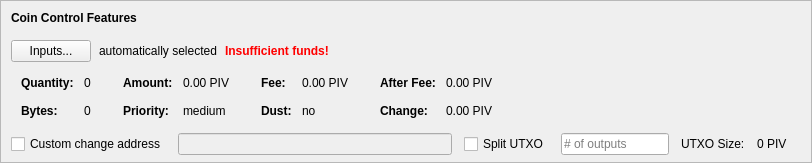
    <widget class="QFrame" name="frameCoinControl">
     <property name="sizePolicy">
      <sizepolicy hsizetype="Expanding" vsizetype="Expanding">
       <horstretch>0</horstretch>
       <verstretch>0</verstretch>
      </sizepolicy>
     </property>
     <property name="maximumSize">
      <size>
       <width>16777215</width>
       <height>16777215</height>
      </size>
     </property>
     <property name="frameShape">
      <enum>QFrame::StyledPanel</enum>
     </property>
     <property name="frameShadow">
      <enum>QFrame::Sunken</enum>
     </property>
     <layout class="QVBoxLayout" name="verticalLayoutCoinControl2">
      <property name="spacing">
       <number>0</number>
      </property>
      <property name="leftMargin">
       <number>0</number>
      </property>
      <property name="topMargin">
       <number>0</number>
      </property>
      <property name="rightMargin">
       <number>0</number>
      </property>
      <property name="bottomMargin">
       <number>6</number>
      </property>
      <item>
       <layout class="QVBoxLayout" name="verticalLayoutCoinControl" stretch="0,0,0,0,1">
        <property name="spacing">
         <number>0</number>
        </property>
        <property name="leftMargin">
         <number>10</number>
        </property>
        <property name="topMargin">
         <number>10</number>
        </property>
        <item>
         <layout class="QHBoxLayout" name="horizontalLayoutCoinControl1">
          <property name="bottomMargin">
           <number>15</number>
          </property>
          <item>
           <widget class="QLabel" name="labelCoinControlFeatures">
            <property name="sizePolicy">
             <sizepolicy hsizetype="Preferred" vsizetype="Maximum">
              <horstretch>0</horstretch>
              <verstretch>0</verstretch>
             </sizepolicy>
            </property>
            <property name="font">
             <font>
              <weight>75</weight>
              <bold>true</bold>
             </font>
            </property>
            <property name="styleSheet">
             <string notr="true">font-weight:bold;</string>
            </property>
            <property name="text">
             <string>Coin Control Features</string>
            </property>
           </widget>
          </item>
         </layout>
        </item>
        <item>
         <layout class="QHBoxLayout" name="horizontalLayoutCoinControl2" stretch="0,0,0,0">
          <property name="spacing">
           <number>8</number>
          </property>
          <property name="bottomMargin">
           <number>10</number>
          </property>
          <item>
           <widget class="QPushButton" name="pushButtonCoinControl">
            <property name="styleSheet">
             <string notr="true"/>
            </property>
            <property name="text">
             <string>Inputs...</string>
            </property>
            <property name="autoDefault">
             <bool>false</bool>
            </property>
           </widget>
          </item>
          <item>
           <widget class="QLabel" name="labelCoinControlAutomaticallySelected">
            <property name="text">
             <string>automatically selected</string>
            </property>
            <property name="margin">
             <number>5</number>
            </property>
           </widget>
          </item>
          <item>
           <widget class="QLabel" name="labelCoinControlInsuffFunds">
            <property name="font">
             <font>
              <weight>75</weight>
              <bold>true</bold>
             </font>
            </property>
            <property name="styleSheet">
             <string notr="true">color:red;font-weight:bold;</string>
            </property>
            <property name="text">
             <string>Insufficient funds!</string>
            </property>
            <property name="margin">
             <number>5</number>
            </property>
           </widget>
          </item>
          <item>
           <spacer name="horizontalSpacerCoinControl">
            <property name="orientation">
             <enum>Qt::Horizontal</enum>
            </property>
            <property name="sizeHint" stdset="0">
             <size>
              <width>40</width>
              <height>1</height>
             </size>
            </property>
           </spacer>
          </item>
         </layout>
        </item>
        <item>
         <widget class="QWidget" name="widgetCoinControl" native="true">
          <property name="sizePolicy">
           <sizepolicy hsizetype="Preferred" vsizetype="Preferred">
            <horstretch>0</horstretch>
            <verstretch>0</verstretch>
           </sizepolicy>
          </property>
          <property name="minimumSize">
           <size>
            <width>0</width>
            <height>0</height>
           </size>
          </property>
          <property name="styleSheet">
           <string notr="true"/>
          </property>
          <layout class="QHBoxLayout" name="horizontalLayoutCoinControl5">
           <property name="leftMargin">
            <number>0</number>
           </property>
           <property name="topMargin">
            <number>0</number>
           </property>
           <property name="rightMargin">
            <number>0</number>
           </property>
           <property name="bottomMargin">
            <number>0</number>
           </property>
           <item>
            <layout class="QHBoxLayout" name="horizontalLayoutCoinControl3" stretch="0,0,0,1">
             <property name="spacing">
              <number>20</number>
             </property>
             <property name="topMargin">
              <number>0</number>
             </property>
             <property name="bottomMargin">
              <number>10</number>
             </property>
             <item>
              <layout class="QFormLayout" name="formLayoutCoinControl1">
               <property name="horizontalSpacing">
                <number>10</number>
               </property>
               <property name="verticalSpacing">
                <number>14</number>
               </property>
               <property name="leftMargin">
                <number>10</number>
               </property>
               <property name="topMargin">
                <number>4</number>
               </property>
               <property name="rightMargin">
                <number>6</number>
               </property>
               <item row="0" column="0">
                <widget class="QLabel" name="labelCoinControlQuantityText">
                 <property name="font">
                  <font>
                   <weight>75</weight>
                   <bold>true</bold>
                  </font>
                 </property>
                 <property name="text">
                  <string>Quantity:</string>
                 </property>
                 <property name="margin">
                  <number>0</number>
                 </property>
                </widget>
               </item>
               <item row="0" column="1">
                <widget class="QLabel" name="labelCoinControlQuantity">
                 <property name="cursor">
                  <cursorShape>IBeamCursor</cursorShape>
                 </property>
                 <property name="contextMenuPolicy">
                  <enum>Qt::ActionsContextMenu</enum>
                 </property>
                 <property name="text">
                  <string notr="true">0</string>
                 </property>
                 <property name="margin">
                  <number>0</number>
                 </property>
                 <property name="textInteractionFlags">
                  <set>Qt::LinksAccessibleByMouse|Qt::TextSelectableByKeyboard|Qt::TextSelectableByMouse</set>
                 </property>
                </widget>
               </item>
               <item row="1" column="0">
                <widget class="QLabel" name="labelCoinControlBytesText">
                 <property name="font">
                  <font>
                   <weight>75</weight>
                   <bold>true</bold>
                  </font>
                 </property>
                 <property name="text">
                  <string>Bytes:</string>
                 </property>
                </widget>
               </item>
               <item row="1" column="1">
                <widget class="QLabel" name="labelCoinControlBytes">
                 <property name="cursor">
                  <cursorShape>IBeamCursor</cursorShape>
                 </property>
                 <property name="contextMenuPolicy">
                  <enum>Qt::ActionsContextMenu</enum>
                 </property>
                 <property name="text">
                  <string notr="true">0</string>
                 </property>
                 <property name="textInteractionFlags">
                  <set>Qt::LinksAccessibleByMouse|Qt::TextSelectableByKeyboard|Qt::TextSelectableByMouse</set>
                 </property>
                </widget>
               </item>
              </layout>
             </item>
             <item>
              <layout class="QFormLayout" name="formLayoutCoinControl2">
               <property name="horizontalSpacing">
                <number>10</number>
               </property>
               <property name="verticalSpacing">
                <number>14</number>
               </property>
               <property name="leftMargin">
                <number>6</number>
               </property>
               <property name="topMargin">
                <number>4</number>
               </property>
               <property name="rightMargin">
                <number>6</number>
               </property>
               <item row="0" column="0">
                <widget class="QLabel" name="labelCoinControlAmountText">
                 <property name="font">
                  <font>
                   <weight>75</weight>
                   <bold>true</bold>
                  </font>
                 </property>
                 <property name="text">
                  <string>Amount:</string>
                 </property>
                 <property name="margin">
                  <number>0</number>
                 </property>
                </widget>
               </item>
               <item row="0" column="1">
                <widget class="QLabel" name="labelCoinControlAmount">
                 <property name="cursor">
                  <cursorShape>IBeamCursor</cursorShape>
                 </property>
                 <property name="contextMenuPolicy">
                  <enum>Qt::ActionsContextMenu</enum>
                 </property>
                 <property name="text">
                  <string notr="true">0.00 PIV</string>
                 </property>
                 <property name="textInteractionFlags">
                  <set>Qt::LinksAccessibleByMouse|Qt::TextSelectableByKeyboard|Qt::TextSelectableByMouse</set>
                 </property>
                </widget>
               </item>
               <item row="1" column="0">
                <widget class="QLabel" name="labelCoinControlPriorityText">
                 <property name="font">
                  <font>
                   <weight>75</weight>
                   <bold>true</bold>
                  </font>
                 </property>
                 <property name="text">
                  <string>Priority:</string>
                 </property>
                </widget>
               </item>
               <item row="1" column="1">
                <widget class="QLabel" name="labelCoinControlPriority">
                 <property name="cursor">
                  <cursorShape>IBeamCursor</cursorShape>
                 </property>
                 <property name="contextMenuPolicy">
                  <enum>Qt::ActionsContextMenu</enum>
                 </property>
                 <property name="text">
                  <string>medium</string>
                 </property>
                 <property name="textInteractionFlags">
                  <set>Qt::LinksAccessibleByMouse|Qt::TextSelectableByKeyboard|Qt::TextSelectableByMouse</set>
                 </property>
                </widget>
               </item>
              </layout>
             </item>
             <item>
              <layout class="QFormLayout" name="formLayoutCoinControl3">
               <property name="horizontalSpacing">
                <number>10</number>
               </property>
               <property name="verticalSpacing">
                <number>14</number>
               </property>
               <property name="leftMargin">
                <number>6</number>
               </property>
               <property name="topMargin">
                <number>4</number>
               </property>
               <property name="rightMargin">
                <number>6</number>
               </property>
               <item row="0" column="0">
                <widget class="QLabel" name="labelCoinControlFeeText">
                 <property name="font">
                  <font>
                   <weight>75</weight>
                   <bold>true</bold>
                  </font>
                 </property>
                 <property name="text">
                  <string>Fee:</string>
                 </property>
                 <property name="margin">
                  <number>0</number>
                 </property>
                </widget>
               </item>
               <item row="0" column="1">
                <widget class="QLabel" name="labelCoinControlFee">
                 <property name="cursor">
                  <cursorShape>IBeamCursor</cursorShape>
                 </property>
                 <property name="contextMenuPolicy">
                  <enum>Qt::ActionsContextMenu</enum>
                 </property>
                 <property name="text">
                  <string notr="true">0.00 PIV</string>
                 </property>
                 <property name="textInteractionFlags">
                  <set>Qt::LinksAccessibleByMouse|Qt::TextSelectableByKeyboard|Qt::TextSelectableByMouse</set>
                 </property>
                </widget>
               </item>
               <item row="1" column="0">
                <widget class="QLabel" name="labelCoinControlLowOutputText">
                 <property name="font">
                  <font>
                   <weight>75</weight>
                   <bold>true</bold>
                  </font>
                 </property>
                 <property name="text">
                  <string>Dust:</string>
                 </property>
                </widget>
               </item>
               <item row="1" column="1">
                <widget class="QLabel" name="labelCoinControlLowOutput">
                 <property name="cursor">
                  <cursorShape>IBeamCursor</cursorShape>
                 </property>
                 <property name="contextMenuPolicy">
                  <enum>Qt::ActionsContextMenu</enum>
                 </property>
                 <property name="text">
                  <string>no</string>
                 </property>
                 <property name="textInteractionFlags">
                  <set>Qt::LinksAccessibleByMouse|Qt::TextSelectableByKeyboard|Qt::TextSelectableByMouse</set>
                 </property>
                </widget>
               </item>
              </layout>
             </item>
             <item>
              <layout class="QFormLayout" name="formLayoutCoinControl4">
               <property name="horizontalSpacing">
                <number>10</number>
               </property>
               <property name="verticalSpacing">
                <number>14</number>
               </property>
               <property name="leftMargin">
                <number>6</number>
               </property>
               <property name="topMargin">
                <number>4</number>
               </property>
               <property name="rightMargin">
                <number>6</number>
               </property>
               <item row="0" column="0">
                <widget class="QLabel" name="labelCoinControlAfterFeeText">
                 <property name="font">
                  <font>
                   <weight>75</weight>
                   <bold>true</bold>
                  </font>
                 </property>
                 <property name="text">
                  <string>After Fee:</string>
                 </property>
                 <property name="margin">
                  <number>0</number>
                 </property>
                </widget>
               </item>
               <item row="0" column="1">
                <widget class="QLabel" name="labelCoinControlAfterFee">
                 <property name="cursor">
                  <cursorShape>IBeamCursor</cursorShape>
                 </property>
                 <property name="contextMenuPolicy">
                  <enum>Qt::ActionsContextMenu</enum>
                 </property>
                 <property name="text">
                  <string notr="true">0.00 PIV</string>
                 </property>
                 <property name="textInteractionFlags">
                  <set>Qt::LinksAccessibleByMouse|Qt::TextSelectableByKeyboard|Qt::TextSelectableByMouse</set>
                 </property>
                </widget>
               </item>
               <item row="1" column="0">
                <widget class="QLabel" name="labelCoinControlChangeText">
                 <property name="font">
                  <font>
                   <weight>75</weight>
                   <bold>true</bold>
                  </font>
                 </property>
                 <property name="text">
                  <string>Change:</string>
                 </property>
                </widget>
               </item>
               <item row="1" column="1">
                <widget class="QLabel" name="labelCoinControlChange">
                 <property name="cursor">
                  <cursorShape>IBeamCursor</cursorShape>
                 </property>
                 <property name="contextMenuPolicy">
                  <enum>Qt::ActionsContextMenu</enum>
                 </property>
                 <property name="text">
                  <string notr="true">0.00 PIV</string>
                 </property>
                 <property name="textInteractionFlags">
                  <set>Qt::LinksAccessibleByMouse|Qt::TextSelectableByKeyboard|Qt::TextSelectableByMouse</set>
                 </property>
                </widget>
               </item>
              </layout>
             </item>
            </layout>
           </item>
          </layout>
         </widget>
        </item>
        <item>
         <layout class="QHBoxLayout" name="horizontalLayoutCoinControl4" stretch="0,0,0,0,0,0,0">
          <property name="spacing">
           <number>12</number>
          </property>
          <property name="sizeConstraint">
           <enum>QLayout::SetDefaultConstraint</enum>
          </property>
          <property name="topMargin">
           <number>5</number>
          </property>
          <property name="rightMargin">
           <number>5</number>
          </property>
          <item>
           <widget class="QCheckBox" name="checkBoxCoinControlChange">
            <property name="toolTip">
             <string>If this is activated, but the change address is empty or invalid, change will be sent to a newly generated address.</string>
            </property>
            <property name="text">
             <string>Custom change address</string>
            </property>
           </widget>
          </item>
          <item>
           <widget class="QValidatedLineEdit" name="lineEditCoinControlChange">
            <property name="enabled">
             <bool>false</bool>
            </property>
            <property name="sizePolicy">
             <sizepolicy hsizetype="Expanding" vsizetype="Fixed">
              <horstretch>0</horstretch>
              <verstretch>0</verstretch>
             </sizepolicy>
            </property>
           </widget>
          </item>
          <item>
           <widget class="QCheckBox" name="splitBlockCheckBox">
            <property name="text">
             <string>Split UTXO</string>
            </property>
           </widget>
          </item>
          <item>
           <widget class="QLineEdit" name="splitBlockLineEdit">
            <property name="sizePolicy">
             <sizepolicy hsizetype="Fixed" vsizetype="Fixed">
              <horstretch>50</horstretch>
              <verstretch>0</verstretch>
             </sizepolicy>
            </property>
            <property name="placeholderText">
             <string># of outputs</string>
            </property>
           </widget>
          </item>
          <item>
           <widget class="QLabel" name="labelBlockSizeText">
            <property name="text">
             <string>UTXO Size:</string>
            </property>
           </widget>
          </item>
          <item>
           <widget class="QLabel" name="labelBlockSize">
            <property name="text">
             <string>0 PIV</string>
            </property>
           </widget>
          </item>
          <item>
           <widget class="QLabel" name="labelCoinControlChangeLabel">
            <property name="sizePolicy">
             <sizepolicy hsizetype="Preferred" vsizetype="Expanding">
              <horstretch>0</horstretch>
              <verstretch>0</verstretch>
             </sizepolicy>
            </property>
            <property name="minimumSize">
             <size>
              <width>0</width>
              <height>0</height>
             </size>
            </property>
            <property name="text">
             <string/>
            </property>
            <property name="margin">
             <number>3</number>
            </property>
           </widget>
          </item>
         </layout>
        </item>
        <item>
         <spacer name="verticalSpacerCoinControl">
          <property name="orientation">
           <enum>Qt::Vertical</enum>
          </property>
          <property name="sizeHint" stdset="0">
           <size>
            <width>800</width>
            <height>1</height>
           </size>
          </property>
         </spacer>
        </item>
       </layout>
      </item>
     </layout>
    </widget>
